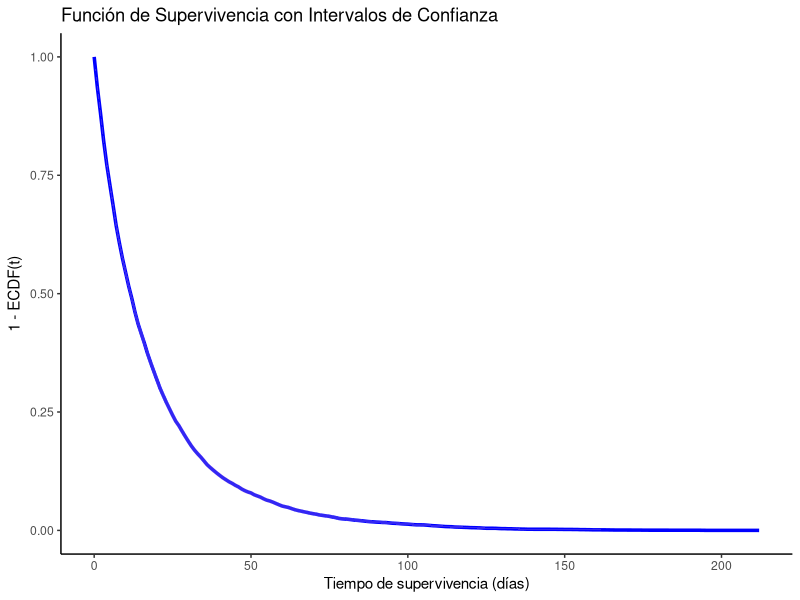
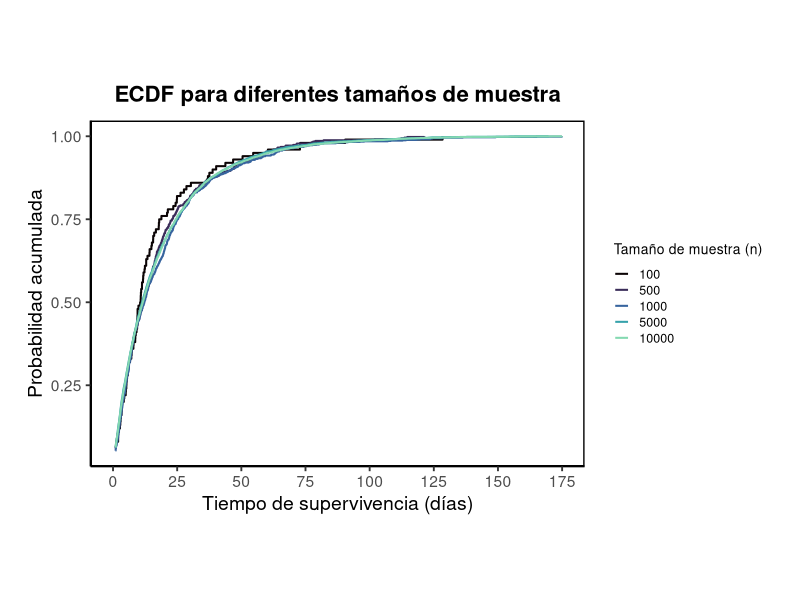
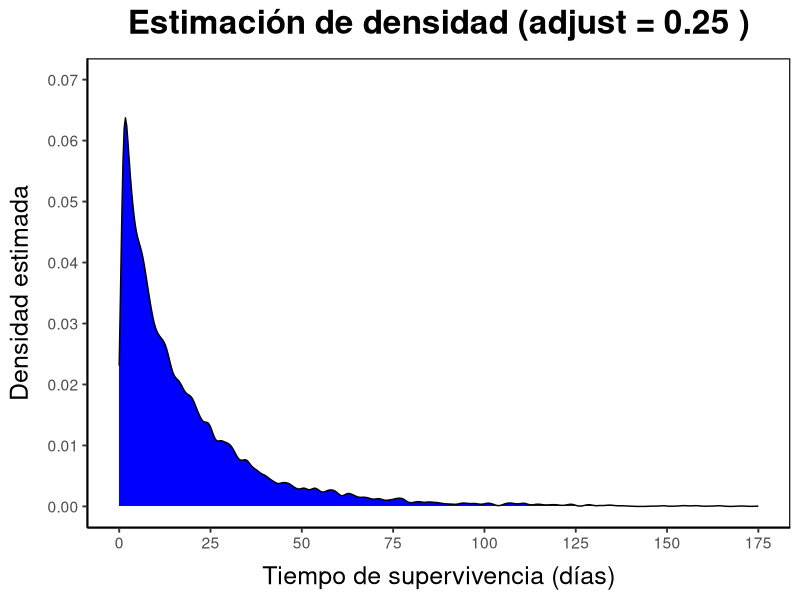
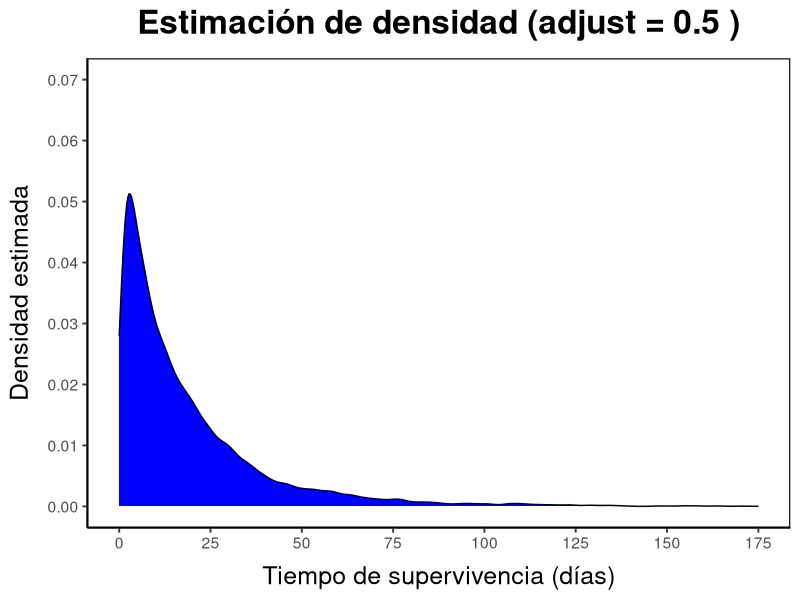
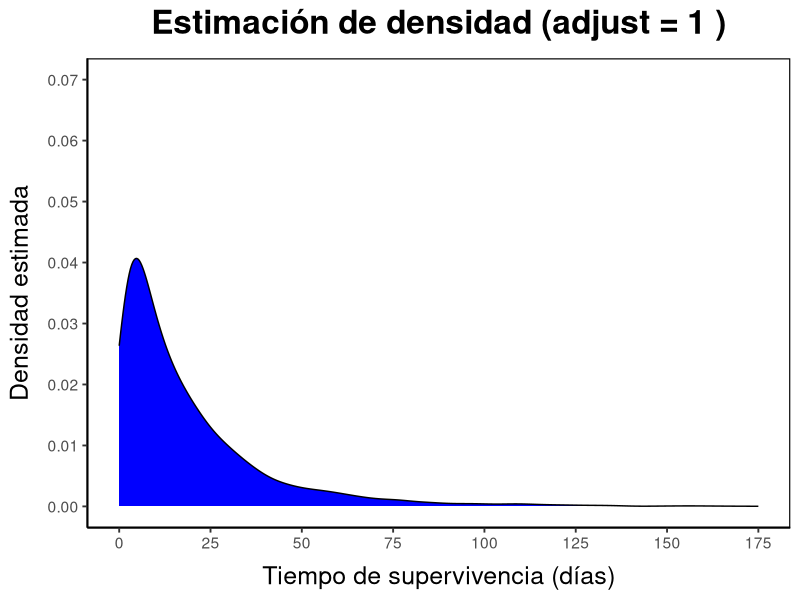
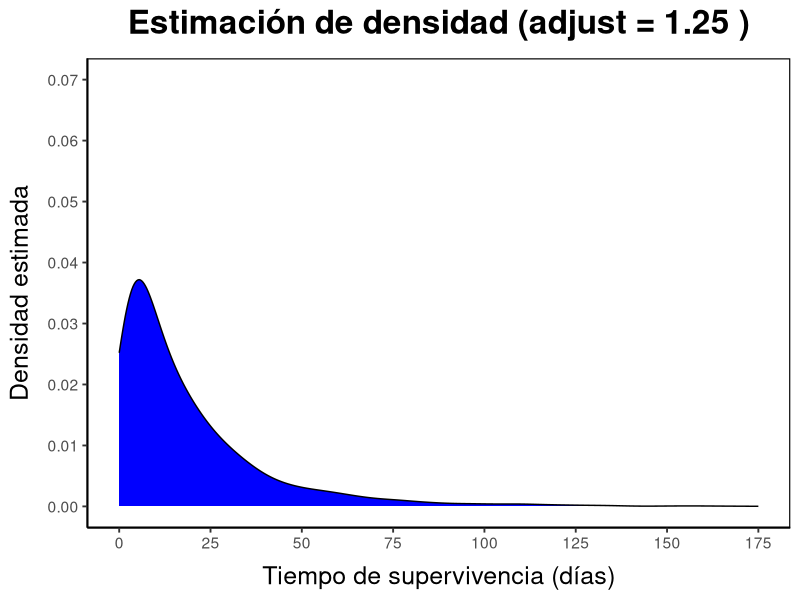
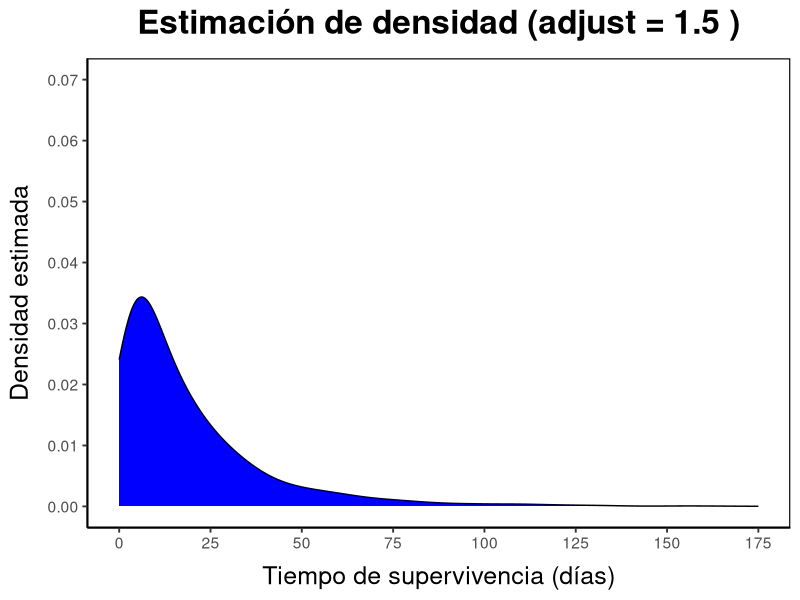
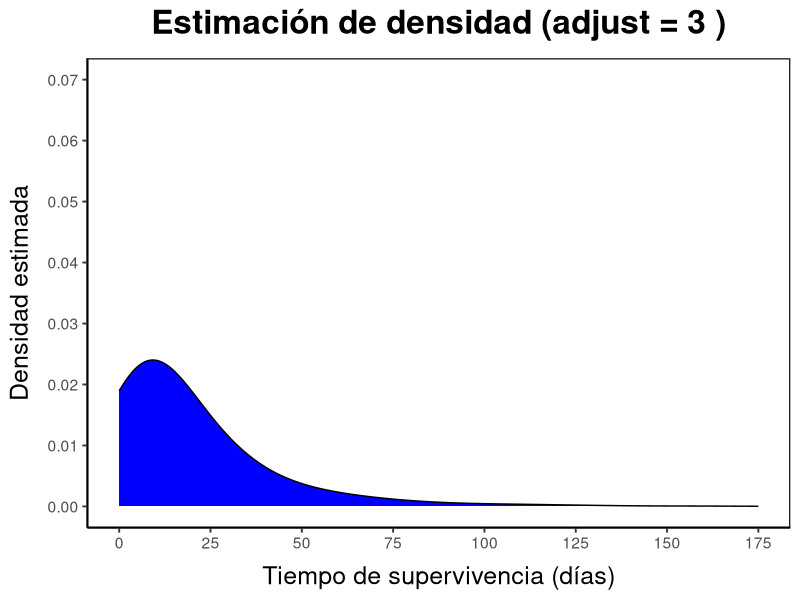

Recreate these plots in R, in order.
#-------------------------------------------------------------------------------  
#         Métodos Econométricos y Organización Industrial Aplicada 
#
#                         Ma. Florencia Gabrielli
#                          Diego Fernández Meijide 
#                           Trabajo Práctico N°1
#
#      Luca Bentivenga, Nina Di Costanzo Pereira, María Luján Puchot
#-------------------------------------------------------------------------------  
# Limpiar el entorno
rm(list = ls())

# Importamos librerías
library(tidyverse)
library(dplyr)
library(tidyr)

# Setear el directorio

#setwd("C:\\LUCA\\UdeSA\\Métodos Econométricos y Organización Industrial Aplicada\\TPs\\TP 1")
#setwd("/Users/ninadicostanzopereira/Desktop/Métodos/metodos_econometricos/TP1")
#setwd("C:/Users/luli_/OneDrive/Documentos/Maestría en Economía - UdeSA\Materias/Materias Optativas/Métodos Econométricos y Organización Industrial/Tutoriales/TP 1")

# Abrir la base de datos
datos <- read.csv("Base de datos TP 1.csv")

#1. Estimen y grafiquen la función de distribución acumulada para toda la muestra (ecdf), sin distinguir entre diferentes 
#grupos de personas. Interpreten el valor de la ECDF cuando el tiempo de supervivencia es 50 unidades de tiempo.

ECDE_plot <- ggplot(datos, aes(x = time)) +
  stat_ecdf(color = "blue", pad = FALSE, linewidth = 1) +
  geom_vline(xintercept = 50, linetype = "dashed", color = "red") +
  labs(
    title = "Función de Distribución Acumulada Empírica (ECDF)",
    x = "Tiempo de supervivencia (días)",
    y = "Probabilidad acumulada"
  ) +
  scale_x_continuous(breaks = seq(0, max(datos$time), by = 25)) +
  theme_classic() +
  theme(
    plot.title = element_text(hjust = 0.5, face = "bold", size = 14),
    panel.border = element_rect(color = "black", fill = NA, linewidth = 0.8),
    plot.margin = margin(t = 25, r = 15, b = 15, l = 15)
  )

ggsave("ECDE1.png", plot = ECDE_plot, width = 7, height = 5)

#Tiempo de supervivencia es 50 días
ecdf_fun <- ecdf(datos$time)
ecdf_fun(50)

#2. Estimen y grafiquen la función de supervivencia e interpreten los resultados 
#obtenidos, ¿cómo describirían los resultados del tratamiento sobre la supervivencia? 
#(mayores momentos de mortalidad, tiempo mediano de supervivencia, etc). 1 Bonus: pue
#-den agregar intervalos de confianza.

t_values <- 0:212
densidad <- sapply(t_values, function(t) 1 - ecdf_fun(t))

set.seed(123)
n_boot <- 1000
supervivencia_boot <- replicate(n_boot, {
  muestra <- sample(datos$time, replace = TRUE)
  ecdf_boot <- ecdf(muestra)
  sapply(t_values, function(t) 1 - ecdf_boot(t))
})

# Calculamos los IC al 95% (2.5% y 97.5%) para cada t
lower_ic <- apply(supervivencia_boot, 1, quantile, probs = 0.025)
upper_ic <- apply(supervivencia_boot, 1, quantile, probs = 0.975)

df_surv <- data.frame(
  t = t_values,
  supervivencia = densidad,
  lower_ic = lower_ic,
  upper_ic = upper_ic
)

ggplot(df_surv, aes(x = t, y = supervivencia)) +
  geom_line(color = "blue", linewidth = 1.2) +
  geom_ribbon(aes(ymin = lower_ic, ymax = upper_ic), fill = "pink", alpha = 0.2) +
  labs(title = "Función de Supervivencia con Intervalos de Confianza",
       x = "Tiempo de supervivencia (días)",
       y = expression("1 - ECDF(t)")) +
  theme_classic()


# Sin intervalos de confianza


df_surv_solo <- data.frame(
  t = t_values,
  supervivencia = densidad
)

ECDE_plot2 <- ggplot(df_surv_solo, aes(x = t, y = supervivencia)) +
  geom_line(color = "blue", linewidth = 1.2) +
  labs(
    title = "Función de Supervivencia",
    x = "Tiempo de supervivencia (días)",
    y = expression("1 - ECDF(t)")
  ) +
  scale_x_continuous(breaks = seq(0, max(df_surv_solo$t), by = 25)) +
  theme_classic() +
  theme(
    plot.title = element_text(hjust = 0.5, face = "bold", size = 14),
    panel.border = element_rect(color = "black", fill = NA, linewidth = 0.8),
    plot.margin = margin(t = 25, r = 15, b = 15, l = 15)
  )

ggsave("ECDE2.png", plot = ECDE_plot2, width = 7, height = 5)


  
#3. Estimen la densidad de los tiempos de supervivencia utilizando alguno de los kernels vistos en clase (definan el bandwith 
#con la Regla de Oro de Silverman) y grafiquen. ¿Cuáles son los tiempos de supervivencia más comunes? ¿Qué pueden decir sobre 
#la variabilidad de los tiempos de supervivencia? Comparen la densidad estimada en el tiempo 50 y 10 e interpreten.

#Por simplicidad, usamos el kernel gaussiano de segundo órden, donde el bandwith óptimo según la regla de oro tiene la siguien
#-te expresión: h = 1.06 * sigma_hat * n ^ {-1 / 5}. Luego:

n <- length(datos$time)
sigma_hat <- sd(datos$time)
bw_gr <- 1.06 * sigma_hat * n ^ (-1/5)

densidad <- density(datos$time, kernel = "gaussian", bw = bw_gr, adjust = 1)

# 10 tiempos más comunes
top_10 <- densidad$x[order(densidad$y, decreasing = T)[1:10]]
print(top_10)

# Densidad estimada en time = 50 vs time = 10
dens_10 <- approx(densidad$x, densidad$y, xout = 10)$y
dens_50 <- approx(densidad$x, densidad$y, xout = 50)$y

cat("Densidad estimada en el tiempo 10:", dens_10, "Densidad estimada en el tiempo 50:", dens_50, "\n")

# Graficamos

f_dens <- ggplot(datos, aes(x = time)) +
  geom_density(kernel = "gaussian", bw = bw_gr, adjust = 1, fill = "blue", alpha = 0.7) +
  geom_vline(xintercept = c(10, 50), linetype = "dashed", color = "red", size = 1) +
  labs(
    title = "Estimación de densidad de los tiempos de supervivencia",
    x = "Tiempo de supervivencia (días)",
    y = "Densidad estimada"
  ) +
  scale_x_continuous(
    breaks = seq(0, 175, by = 25),
    limits = c(0, 175)
  ) +
  theme_classic(base_size = 14) +
  theme(
    plot.title = element_text(hjust = 0.5, face = "bold", size = 16, margin = margin(b = 15)),
    panel.border = element_rect(color = "black", fill = NA, linewidth = 0.8),
    panel.grid.major.y = element_line(color = "grey80", linetype = "dashed"),
    panel.grid.minor = element_blank(),
    axis.title = element_text(size = 13),
    axis.text = element_text(color = "black", size = 12),
    plot.margin = margin(t = 30, r = 15, b = 15, l = 15)
  )

ggsave("f_dens.png", plot = f_dens, width = 7, height = 5)

#4. Generen un grupo de gráficos que muestre cómo cambia la estimacion de la función de distribución acumulada empírica a medi
#-da que aumenta la cantidad de observaciones. Para esto pueden sacar muestras aleatorias de la base con diferente cantidad de 
#observaciones. Expliquen lo que observan.

tamaño <- c(100, 500, 1000, 5000, 10000)

df_total <- data.frame()

for (n in tamaño) {
  muestra <- sample(datos$time, size = n, replace = FALSE)
  df <- data.frame(time = muestra, n = as.factor(n))
  df_total <- rbind(df_total, df)
}

'ggplot(df_total, aes(x = time, color = n)) +
  stat_ecdf(linewidth = 1, pad = F) +
  labs(title = "Funciones ECDF para diferentes tamaños de muestra",
       x = "Tiempo de supervivencia (días)",
       y = "Probabilidad acumulada",
       color = "Tamaño de muestra (n)") +
  theme_classic()' # lo dejo como comentario (gráfico anterior)


p <- ggplot(df_total, aes(x = time, color = as.factor(n))) +
  stat_ecdf(linewidth = 0.7, pad = FALSE) +
  labs(
    title = "ECDF para diferentes tamaños de muestra",
    x = "Tiempo de supervivencia (días)",
    y = "Probabilidad acumulada",
    color = "Tamaño de muestra (n)"
  ) +
  scale_x_continuous(
    breaks = seq(0, 175, by = 25),
    limits = c(0, 175)
  ) +
  theme_classic(base_size = 14) +
  theme(
    plot.background = element_rect(fill = "white", color = NA),
    panel.background = element_rect(fill = "white", color = NA),
    panel.border = element_rect(color = "black", fill = NA, linewidth = 0.95),
    plot.title = element_text(hjust = 0.5, face = "bold", size = 16, margin = margin(b = 10)),
    plot.margin = margin(20, 20, 20, 20),
    legend.position = "right",
    legend.key.height = unit(0.8, "lines"),
    legend.key.width = unit(0.8, "lines"),
    legend.title = element_text(size = 10),
    legend.text = element_text(size = 9),
    aspect.ratio = 0.7
  ) +
  scale_color_viridis_d(option = "G", end = 0.85)

print(p)

ggsave("ecdf_grande.png", p, width = 10, height = 7, dpi = 300)

#5. Generen un grupo de gráficos que muestre cómo cambia la estimación de densidad de los tiempos de supervivencia para dife
#-rentes valores del bandwith (utilice un kernel Gaussiano). Expliquen lo que observan.

output_folder <- "graficos_density"
if (!dir.exists(output_folder)) dir.create(output_folder)

adjust <- c(0.25, 0.5, 1, 1.25, 1.5, 2)

'for (i in adjust) {
  plot <- ggplot(datos, aes(x = time)) +
    geom_density(kernel = "gaussian", bw = bw_gr, adjust = i, fill = "blue") +
    scale_y_continuous(limits = c(0, 0.07), breaks = seq(0, 0.07, 0.01)) +
    labs(title = paste("Estimación de densidad (adjust =", i, ")"),
         x = "Tiempo de supervivencia (días)", y = "Densidad estimada") +
    theme_classic()
  
  print(plot)
  
  file_name <- paste0("grafico_density_", i, ".png")
  ggsave(file.path(output_folder, file_name), plot, width = 11, height = 11, dpi = 300)
}'


output_folder <- "graficos_density_mlp"
if (!dir.exists(output_folder)) dir.create(output_folder)

adjust <- c(0.25, 0.5, 1, 1.25, 1.5, 3)

for (i in adjust) {
  plot <- ggplot(datos, aes(x = time)) +
    geom_density(kernel = "gaussian", bw = bw_gr, adjust = i, fill = "blue") +
    scale_x_continuous(
      limits = c(0, 175),
      breaks = seq(0, 175, by = 25)
    ) +
    scale_y_continuous(
      limits = c(0, 0.07),
      breaks = seq(0, 0.07, 0.01)
    ) +
    labs(
      title = paste("Estimación de densidad (adjust =", i, ")"),
      x = "Tiempo de supervivencia (días)",
      y = "Densidad estimada"
    ) +
    theme_classic(base_size = 14) +
    theme(
      panel.background = element_rect(fill = "white", color = NA),
      plot.background = element_rect(fill = "white", color = NA),
      panel.border = element_rect(color = "black", fill = NA, linewidth = 0.8),
      plot.title = element_text(hjust = 0.5, face = "bold", size = 24, margin = margin(b = 12)),
      axis.title.x = element_text(size = 18, face = "plain", margin = margin(t = 10)),
      axis.title.y = element_text(size = 18, face = "plain", margin = margin(r = 10)))
  
  print(plot)
  
  file_name <- paste0("grafico_density_mlp", i, ".png")
  ggsave(file.path(output_folder, file_name), plot, width = 11, height = 11, dpi = 300)
} 


#6.Consideren al menos dos variables para crear subgrupos de pacientes y repitan 
# los puntos 1 y 2

set.seed(123)  
n_boot <- 1000
t_values <- 0:212

# Agrupamos los datos por sexo y estado de enfermedad
datos_agrup <- datos %>% group_by(sex, disease_state)

subgrupos <- datos_agrup %>% group_split()
nombres_subgrupos <- datos_agrup %>%
  group_keys() %>%
  mutate(nombre = paste0("supervivencia_", sex, "_", disease_state)) %>%
  pull(nombre)

# Agregamos columna con nombre de grupo al dataset original (para graficar ECDF juntos)
datos <- datos %>%
  mutate(Grupo = paste0(sex, "_", disease_state))

# ---------------------------- gráfico de ECDF ----------------------------

  
datos <- datos %>%
  mutate(Grupo = paste0(sex, "_", disease_state))

p_ecdf <- ggplot(datos, aes(x = time, color = Grupo)) +
  stat_ecdf(linewidth = 0.8, pad = FALSE) +
  labs(
    title = "ECDF por subgrupo",
    x = "Tiempo de supervivencia (días)",
    y = "Probabilidad acumulada"
  ) +
  theme_classic() +
  theme(
    plot.title = element_text(hjust = 0.5, face = "bold"),
    panel.border = element_rect(color = "black", fill = NA, linewidth = 1)
  )

ggsave("ecdf_todos.png", plot = p_ecdf, width = 8, height = 4, dpi = 300)



# ---------------------- Función de supervivencia c/ IC bootstrap ----------------------

resultados <- lapply(seq_along(subgrupos), function(i) {
  
  sub <- subgrupos[[i]]
  Grupo <- nombres_subgrupos[i]
  ecdf_fun <- ecdf(sub$time)  # Calculo la ECDF 
  
  # Para cada t calculo 1 - ECDF(t), o sea la prob de sobrevivir más allá de t
  densidad <- sapply(t_values, function(t) 1 - ecdf_fun(t))  
  
  # Ahora hago bootstrap
  supervivencia_boot <- replicate(n_boot, {
    muestra <- sample(sub$time, replace = TRUE) 
    ecdf_boot <- ecdf(muestra)  
    sapply(t_values, function(t) 1 - ecdf_boot(t))
  })
  
  # Calculo los IC al 95% (2.5% y 97.5%) para cada t
  lower_ic <- apply(supervivencia_boot, 1, quantile, probs = 0.025)
  upper_ic <- apply(supervivencia_boot, 1, quantile, probs = 0.975)
  
  # Armo un data.frame 
  data.frame(
    t = t_values,
    supervivencia = densidad,
    lower_ic = lower_ic,
    upper_ic = upper_ic,
    Grupo = Grupo
  )
})

# Uno todos los dataframes en uno solo
datos_plot <- bind_rows(resultados)

p_supervivencia <- ggplot(datos_plot, aes(x = t, y = supervivencia, color = Grupo)) +
  geom_line(linewidth = 0.8) +
  geom_ribbon(aes(ymin = lower_ic, ymax = upper_ic, fill = Grupo), alpha = 0.2, color = NA) +  
  labs(
    title = "Función de Supervivencia por Subgrupo con IC (bootstrap)",
    x = "Tiempo de supervivencia (días)",
    y = "Probabilidad de sobrevivir más allá de t"
  ) +
  theme_classic() +
  theme(
    plot.title = element_text(hjust = 0.5, face = "bold"),  # título centrado y en negrita
    panel.border = element_rect(color = "black", fill = NA, linewidth = 1) 
  )

ggsave("supervivencia_todos.png", plot = p_supervivencia, width = 8, height = 4, dpi = 300)
